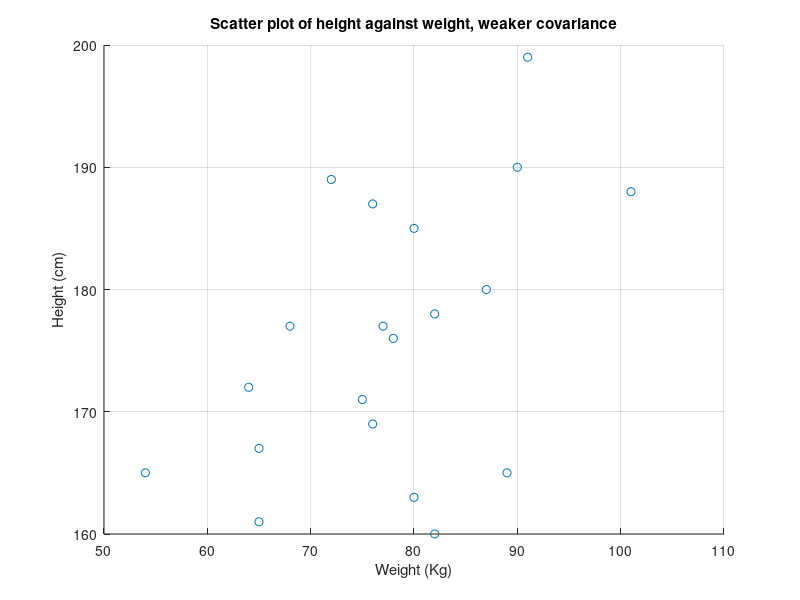
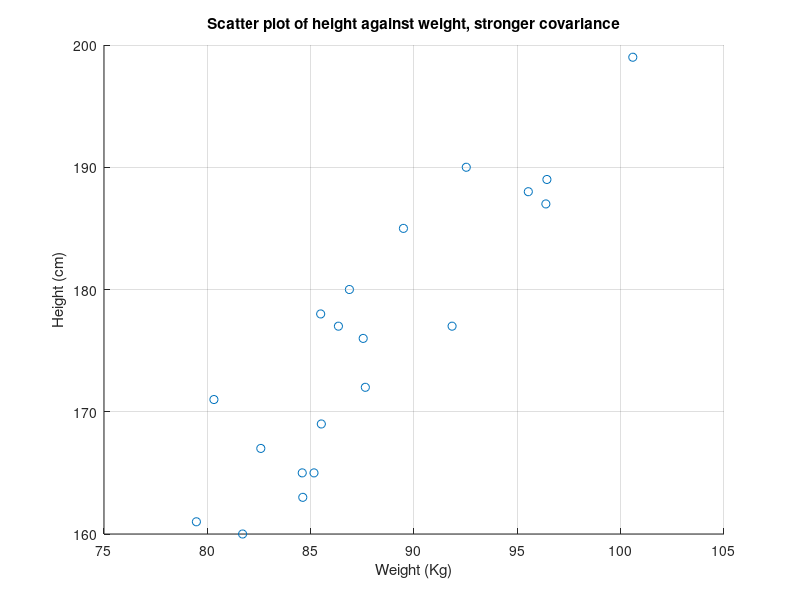

The MATLAB script that drew these images, in order: (Note: this script raises an error after producing the figures.)
% pca_analysis script

x1 = [185 172 171 190 165 178 165 188 160 161 169 180 177 167 177 189 176 163 187 199];
x2 = [80 64 75 90 54 82 89 101 82 65 76 87 77 65 68 72 78 80 76 91];
for i=1:20 x3(i)=x1(i)*0.5+normrnd(0,2); end;
figure, scatter(x2,x1); grid;
xlabel('Weight (Kg)');
ylabel('Height (cm)');
title('Scatter plot of height against weight, weaker covariance');
figure, scatter(x3,x1); grid;
xlabel('Weight (Kg)');
ylabel('Height (cm)');
title('Scatter plot of height against weight, stronger covariance');

% Form data matrices
data2 = [x2' x1'];
meandata2 = mean(data2);
data3 = [x3' x1'];
meandata3 = mean(data3);
% Subtract the mean to get mean adjusted data
ma_data2 = [data2(:,1)-meandata2(1) data2(:,2)-meandata2(2)];
ma_data3 = [data3(:,1)-meandata3(1) data3(:,2)-meandata3(2)];

% Form covariance matrices;
% Note mean is subtracted in covariance computation in any case
C2=covariance(ma_data2);
% same as C2=cov(x2,x1)
C3=covariance(ma_data3);
% same as C3=cov(x3,x1)

% Calculate eigenvalues (D's) and eigenmatrices (V's)
% In eigenmatrices, each column is an eigenvector
[V2 D2] = eig(C2);
D2=diag(D2);
% Re-arrange to descending order
[sortD2 indexD2]= sort(D2);
sortD2 = [fliplr(sortD2')]';
indexD2 = [fliplr(indexD2')]';
% Sort eigenvector in corresponding fashion
sortV2 = [];
for i=1:size(indexD2,1) sortV2=[sortV2 V2(:,indexD2(i))]; end;

[V3 D3] = eig(C3);
D3=diag(D3);
% Re-arrange to descending order
[sortD3 indexD3]= sort(D3);
sortD3 = [fliplr(sortD3')]';
indexD3 = [fliplr(indexD3')]';
% Sort eigenvector in corresponding fashion
sortV3 = [];
for i=1:size(indexD3,1) sortV3=[sortV3 V3(:,indexD3(i))]; end;

% Plot mean adjusted data and show eigenvectors
figure, scatter(ma_data2(:,1),ma_data2(:,2),'+'); grid;
xlabel('Weight (Kg)');
ylabel('Height (cm)');
title('Scatter plot of height against weight, weaker covariance');
xax = floor(min(ma_data2(:,1))):ceil(max(ma_data2(:,1)))

for i=1:size(sortV2,2)
    grad = sortV2(2,i)/sortV2(1,i);
    xa1 = min(xax); ya1=grad*xa1;
    xa2 = max(xax); ya2=grad*xa2;
    if (mod(i,2)==0) colour = 'g'; else colour = 'r'; end;
    if (mod(i,2)==0) lw = 2; else lw=4; end;
    line([xa1 xa2],[ya1 ya2],'color',colour,'linewidth',lw);
end;

% Plot mean adjusted data and show eigenvectors
figure, scatter(ma_data3(:,1),ma_data3(:,2),'+'); grid;
xlabel('Weight (Kg)');
ylabel('Height (cm)');
title('Scatter plot of height against weight, stronger covariance');
xax = floor(min(ma_data3(:,1))):ceil(max(ma_data3(:,1)))

for i=1:size(sortV3,2)
    grad = sortV3(2,i)/sortV3(1,i);
    xa1 = min(xax); ya1=grad*xa1;
    xa2 = max(xax); ya2=grad*xa2;
    if (mod(i,2)==0) colour = 'g'; else colour = 'r'; end;
    if (mod(i,2)==0) lw = 2; else lw=4; end;
    line([xa1 xa2],[ya1 ya2],'color',colour,'linewidth',lw);
end;

% Then compress data as function of eigenvectors/PCs only
% Eigenvector matrix is transposed, so each row is an eigenvector
% Adjusted data matrix is transposed so each row is a data vector
PCA1data2 = sortV2(:,1)'*ma_data2';
PCA1data3 = sortV3(:,1)'*ma_data3';
% Expressed as two should be same as before
PCAdata2=sortV2'*ma_data2';
PCAdata3=sortV3'*ma_data3';

% NOTE: data now expressed in terms of two eigenvectors

% WEAK DATA
% Recreate data using all components: 
% Note, we use the inverse here to make it clear what is going on BUT
% for an orthogonal matrix, the inverse is the transpose, so
% newdata2 = sortV2*PCAdata2 does the same thing
newdata2  = inv(sortV2')*PCAdata2;

newdata2 = [newdata2(1,:)+meandata2(1); newdata2(2,:)+meandata2(2)];
figure, scatter(newdata2(1,:), newdata2(2,:),'o'); hold on
scatter(x2,x1,'+'); grid;
xlabel('Weight (Kg)');
ylabel('Height (cm)');
title('Compare original + with transformed o data: weaker correlation');

% Now use first component only: because it is an orthogonal matrix
% we use the first column of non-transposed matrix (2 by 1)*(1 by m)
newdata2_1PC = sortV2(:,1)*PCA1data2;
newdata2_1PC = [newdata2_1PC(1,:)+meandata2(1); newdata2_1PC(2,:)+meandata2(2)];
figure, scatter(newdata2_1PC(1,:), newdata2_1PC(2,:),'o'); hold on
scatter(x2,x1,'+'); grid;
xlabel('Weight (Kg)');
ylabel('Height (cm)');
title('Compare original + with transformed o data: one PC ONLY, strong correlation');

% STRONG DATA
% Recreate data using all components: 
% Note, we use the inverse here to make it clear what is going on BUT
% for an orthogonal matrix, the inverse is the transpose, so
% newdata3 = sortV3*PCAdata3 does the same thing
newdata3  = inv(sortV3')*PCAdata3;

newdata3 = [newdata3(1,:)+meandata3(1); newdata3(2,:)+meandata3(2)];
figure, scatter(newdata3(1,:), newdata3(2,:),'o'); hold on
scatter(x3,x1,'+'); grid;
xlabel('Weight (Kg)');
ylabel('Height (cm)');
title('Compare original + with transformed o data: strong correlation');

% Now use first component only: beacuse it is an orthogonal matrix
% we use the first column of non-transposed matrix (2 by 1)*(1 by m)
newdata3_1PC = sortV3(:,1)*PCA1data3;
newdata3_1PC = [newdata3_1PC(1,:)+meandata3(1); newdata3_1PC(2,:)+meandata3(2)];
figure, scatter(newdata3_1PC(1,:), newdata3_1PC(2,:),'o'); hold on
scatter(x3,x1,'+'); grid;
xlabel('Weight (Kg)');
ylabel('Height (cm)');
title('Compare original + with transformed o data: one PC ONLY, strong correlation');

return;







